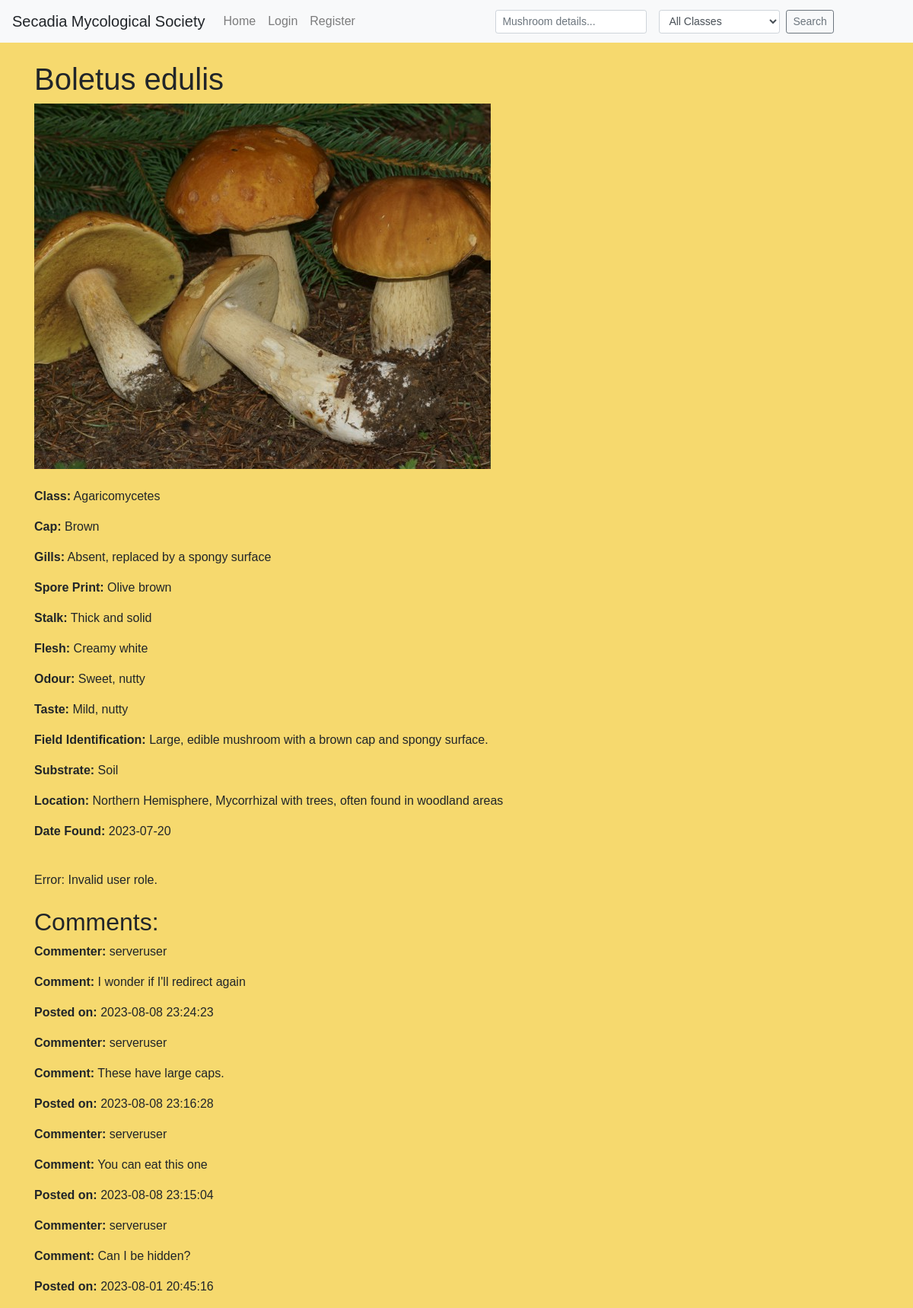
/view_mushroom.php?MushroomID=16, run on the app's committed database.
### tables this page shows
CREATE TABLE `mushroom_details` (
  `MushroomID` int(11) UNSIGNED NOT NULL,
  `Name` varchar(255) DEFAULT NULL,
  `UserID` int(11) UNSIGNED DEFAULT NULL,
  `Class` varchar(255) DEFAULT NULL,
  `Cap` varchar(255) DEFAULT NULL,
  `Gills` varchar(255) DEFAULT NULL,
  `SporePrint` varchar(255) DEFAULT NULL,
  `Stalk` varchar(255) DEFAULT NULL,
  `Flesh` varchar(255) DEFAULT NULL,
  `Odour` varchar(255) DEFAULT NULL,
  `Taste` varchar(255) DEFAULT NULL,
  `FieldIdentification` varchar(255) DEFAULT NULL
);

CREATE TABLE `photos` (
  `PhotoID` int(11) UNSIGNED NOT NULL,
  `MushroomID` int(11) UNSIGNED DEFAULT NULL,
  `Photo` varchar(255) DEFAULT NULL
);

CREATE TABLE `substrates` (
  `SubstrateID` int(11) UNSIGNED NOT NULL,
  `MushroomID` int(11) UNSIGNED DEFAULT NULL,
  `SubstrateType` varchar(255) DEFAULT NULL
);

CREATE TABLE `locations` (
  `LocationID` int(11) UNSIGNED NOT NULL,
  `MushroomID` int(11) UNSIGNED DEFAULT NULL,
  `Locality` varchar(255) DEFAULT NULL,
  `Habitat` varchar(255) DEFAULT NULL,
  `Date` date DEFAULT NULL
);

CREATE TABLE `comments` (
  `CommentID` int(11) UNSIGNED NOT NULL,
  `MushroomID` int(11) UNSIGNED NOT NULL,
  `UserID` int(11) UNSIGNED DEFAULT NULL,
  `CommentText` text NOT NULL,
  `CommentTimestamp` datetime NOT NULL DEFAULT current_timestamp(),
  `is_hidden` tinyint(1) NOT NULL
);

CREATE TABLE `users` (
  `UserID` int(11) UNSIGNED NOT NULL,
  `Username` varchar(255) NOT NULL,
  `Password` varchar(255) NOT NULL,
  `Role` enum('Field Researcher','Administrator') NOT NULL,
  `Email` varchar(255) DEFAULT NULL
);

### view_mushroom.php (the view, shortened to what this page needs)
<?php
include 'header.php';
$mushroom_id = $_GET['MushroomID'];
$stmt = $db->prepare("SELECT * FROM mushroom_details WHERE MushroomID = ?");
$stmt->execute([$mushroom_id]);
$mushroom = $stmt->fetch();
$stmt = $db->prepare("SELECT * FROM photos WHERE MushroomID = ?");
$stmt->execute([$mushroom_id]);
$photo = $stmt->fetch();
$stmt = $db->prepare("SELECT * FROM substrates WHERE MushroomID = ?");
$stmt->execute([$mushroom_id]);
$substrate = $stmt->fetch();
$stmt = $db->prepare("SELECT * FROM locations WHERE MushroomID = ?");
$stmt->execute([$mushroom_id]);
$location = $stmt->fetch();
$stmt = $db->prepare("SELECT comments.*, Users.Username FROM comments JOIN Users ON comments.UserID = Users.UserID WHERE comments.MushroomID = ? AND is_hidden = FALSE ORDER BY CommentTimestamp DESC");
$stmt->execute([$mushroom_id]);
$comments = $stmt->fetchAll();
?>
<!DOCTYPE html>
<html>
<head>
    <link rel="stylesheet" href="https://stackpath.bootstrapcdn.com/bootstrap/4.3.1/css/bootstrap.min.css">
    <link rel="stylesheet" href="style.css">
</head>
<body>
    <div class="container mt-4">
        <h1><?php echo htmlspecialchars($mushroom['Name'], ENT_QUOTES, 'UTF-8'); ?></h1>
        <?php
        if ($photo && file_exists($photo['Photo'])): ?>
            <img class="img-fluid mb-4" src="<?php echo $photo['Photo']; ?>" alt="<?php echo htmlspecialchars($mushroom['Name'], ENT_QUOTES, 'UTF-8'); ?>">
        <?php endif; ?>
        <div class="row mb-4">
            <div class="col-md-9">
                <p><strong>Class:</strong> <?php echo htmlspecialchars($mushroom['Class'], ENT_QUOTES, 'UTF-8'); ?></p>
                <p><strong>Cap:</strong> <?php echo htmlspecialchars($mushroom['Cap'], ENT_QUOTES, 'UTF-8'); ?></p>
                <p><strong>Gills:</strong> <?php echo htmlspecialchars($mushroom['Gills'], ENT_QUOTES, 'UTF-8'); ?></p>
                <p><strong>Spore Print:</strong> <?php echo htmlspecialchars($mushroom['SporePrint'], ENT_QUOTES, 'UTF-8'); ?></p>
                <p><strong>Stalk:</strong> <?php echo htmlspecialchars($mushroom['Stalk'], ENT_QUOTES, 'UTF-8'); ?></p>
                <p><strong>Flesh:</strong> <?php echo htmlspecialchars($mushroom['Flesh'], ENT_QUOTES, 'UTF-8'); ?></p>
                <p><strong>Odour:</strong> <?php echo htmlspecialchars($mushroom['Odour'], ENT_QUOTES, 'UTF-8'); ?></p>
                <p><strong>Taste:</strong> <?php echo htmlspecialchars($mushroom['Taste'], ENT_QUOTES, 'UTF-8'); ?></p>
                <p><strong>Field Identification:</strong> <?php echo htmlspecialchars($mushroom['FieldIdentification'], ENT_QUOTES, 'UTF-8'); ?></p>
                <p><strong>Substrate:</strong> <?php echo htmlspecialchars($substrate['SubstrateType'], ENT_QUOTES, 'UTF-8'); ?></p>
                <p><strong>Location:</strong> <?php echo htmlspecialchars($location['Locality'], ENT_QUOTES, 'UTF-8'); ?>, <?php echo htmlspecialchars($location['Habitat'], ENT_QUOTES, 'UTF-8'); ?></p>
                <p><strong>Date Found:</strong> <?php echo htmlspecialchars($location['Date'], ENT_QUOTES, 'UTF-8'); ?></p>
            </div>
        </div>
        <div class="row">
            <div class="col-md-6">
                <?php
                    $lastSearch = isset($_SESSION['last_search']) ? urlencode($_SESSION['last_search']) : '';
                    $lastClass = isset($_SESSION['last_class']) ? urlencode($_SESSION['last_class']) : '';
                    $returnLink = 'search.php?search=' . $lastSearch . '&class=' . $lastClass;
                    if($_SESSION["role"] === 'Administrator'){
                        echo '<a href="'. $returnLink .'" class="btn btn-primary">Return to Search Results</a>';
                    }
                    elseif($_SESSION["role"] === 'Field Researcher'){
                        echo '<a href="'. $returnLink .'" class="btn btn-primary">Return to Search Results</a>';
                    }
                    else {
                        echo "Error: Invalid user role.";
                    }
                ?>
            </div>
        </div>
        <h2 class="mt-4">Comments:</h2>
        <?php foreach ($comments as $comment): ?>
            <div class="comment">
                <p><strong>Commenter:</strong> <?php echo htmlspecialchars($comment['Username'], ENT_QUOTES, 'UTF-8'); ?></p>
                <p><strong>Comment:</strong> <?php echo htmlspecialchars($comment['CommentText'], ENT_QUOTES, 'UTF-8'); ?></p>
                <p><strong>Posted on:</strong> <?php echo htmlspecialchars($comment['CommentTimestamp'], ENT_QUOTES, 'UTF-8'); ?></p>
            </div>
        <?php endforeach; ?>
    </div>
</body>
</html>
<?php
$content = ob_get_clean();
echo $content;
?>

### header.php (shortened to what this page needs)
<!DOCTYPE html>
<html>
<head>
    <link rel="stylesheet" href="https://stackpath.bootstrapcdn.com/bootstrap/4.3.1/css/bootstrap.min.css">
    <link rel="stylesheet" href="style.css">
</head>
<body>
    <header>
        <nav class="navbar navbar-expand-lg navbar-light bg-light">
            <a class="navbar-brand">Secadia Mycological Society</a>
            <div class="collapse navbar-collapse" id="navbarNavDropdown">
                <ul class="navbar-nav mr-auto">
                    <?php if(isset($_SESSION["loggedin"]) && $_SESSION["loggedin"] === true): ?>
                        <li class="nav-item">
                            <a class="nav-link" href=
                                "<?php
                                if($_SESSION["role"] === 'Administrator'){
                                    echo "admin.php";
                                } elseif($_SESSION["role"] === 'Field Researcher'){
                                    echo "field_researcher_dashboard.php";
                                }
                                ?>">
                                Dashboard
                            </a>
                        </li>
                        <li class="nav-item">
                            <a class="nav-link" href="logout.php">Logout</a>
                        </li>
                    <?php else: ?>
                        <li class="nav-item">
                            <a class="nav-link" href="index.php">Home</a>
                        </li>
                        <li class="nav-item">
                            <a class="nav-link" href="login.php">Login</a>
                        </li>
                        <li class="nav-item">
                            <a class="nav-link" href="register.php">Register</a>
                        </li>
                    <?php endif; ?>
                </ul>
                <div class="search-bar">
                    <?php include 'search_form.php'; ?>
                </div>
            </div>
        </nav>
    </header>
</body>
</html>

### search_form.php (shortened to what this page needs)
<form action="search.php" method="post" class="form-inline">
    <input type="text" name="search" class="form-control form-control-sm mr-3" placeholder="Mushroom details...">
    <select name="class" class="form-control form-control-sm mr-2">
        <option value="">All Classes</option>
    </select>
    <input type="submit" value="Search" class="btn btn-outline-secondary btn-sm">
</form>

### style.css (style rules this page uses)
body { font-family: Arial, sans-serif; margin: 0; padding: 0; background-color: #F6D96E; }
.search-bar { max-width: auto; margin: auto; }

### data on the page
mushroom_details: Name "Boletus edulis", Class "Agaricomycetes", Cap "Brown", Gills "Absent, replaced by a spongy surface", SporePrint "Olive brown", Stalk "Thick and solid", Flesh "Creamy white", Odour "Sweet, nutty", Taste "Mild, nutty", FieldIdentification "Large, edible mushroom with a brown cap and spongy surface."
photos: Photo (picture)
substrates: SubstrateType "Soil"
locations: Locality "Northern Hemisphere", Habitat "Mycorrhizal with trees, often found in woodland areas", Date "2023-07-20"
comments: UserID.Username "serveruser", CommentText "I wonder if I'll redirect again", CommentTimestamp "2023-08-08 23:24:23"
comments: UserID.Username "serveruser", CommentText "These have large caps.", CommentTimestamp "2023-08-08 23:16:28"
comments: UserID.Username "serveruser", CommentText "You can eat this one", CommentTimestamp "2023-08-08 23:15:04"
comments: UserID.Username "serveruser", CommentText "Can I be hidden?", CommentTimestamp "2023-08-01 20:45:16"
